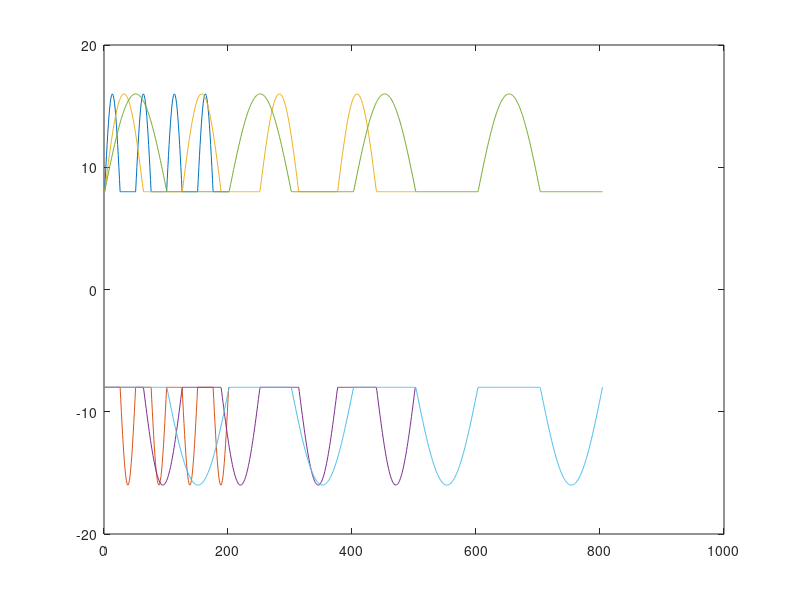

Write MATLAB code to recreate this figure. (Note: this script raises an error after producing the figure.)
% TODO:
% - include normalization of position based on where the COM is for that
% given run, make it a little sine wave disturbance or something and then
% adjust the locations of the ankles accordingly
% - might want to select several minima instead of a global one for real
% position data since if the global minima isn't repeated there will only
% be one c-cut extracted
% - right now, if the position data starts partway through (Eg. at the 
% start of data) an incomplete c-cut will be accepted as a full c-cut

% measure how far I can stretch my c cuts for small med and large values

clc; 
clear all;
num_ccuts = 8; % Must be an even number. Number per leg will be half this.
ccut_period = 8:12:32; % this vector is whatever ccut periods you want to plot
for i = 1:length(ccut_period)
    stance_spacing = 8; % dist between centerline and food in inches when standing normally
    ccut_amplitude = 8; % additional stance width at peak of ccut in inches
    ccut_freq = 1/ccut_period(i);
    % x = transpose(linspace(0, num_ccuts*pi, num_ccuts*50));
    x = linspace(0, num_ccuts*pi*ccut_period(i), num_ccuts*pi*ccut_period(i));
    right_foot_pos = ccut_amplitude * sin(ccut_freq * x) + stance_spacing;
    left_foot_pos = ccut_amplitude * sin(ccut_freq * x) - stance_spacing;
    right_foot_min = stance_spacing;
    left_foot_min = -1 * stance_spacing;
    
    for j = 1:length(right_foot_pos)
        if right_foot_pos(j) < right_foot_min
            right_foot_pos(j) = right_foot_min;
        end
    
        if left_foot_pos(j) > left_foot_min
            left_foot_pos(j) = left_foot_min;
        end
    end

%     figure(i);
    plot(right_foot_pos); hold on
    plot(left_foot_pos); hold on
end

% Preprocess position data
    % COM position normalization goes here
zero_cross = 0; c_start = 0; c_end = 0;
x_ccuts = cell(2, num_ccuts/2); y_ccuts = cell(2, num_ccuts/2); area_ccuts = cell(2, num_ccuts/2);
position = cell(2, num_ccuts/2); velocity = cell(2, num_ccuts/2); acceleration = cell(2, num_ccuts/2);
i_ccuts = 1;

right_min = 0.1;    % In practice, this is the max of either the minimum position
                    % w.r.t COM or the position of the COM
left_min = -0.1;    % In practice, this is the min of either the maximum position
                    % w.r.t COM or the position of the COM
left_loc_mod = left_loc;
right_loc_mod = right_loc;

% Left position
for i = 1:length(left_loc)
    % Flatten position
    if left_loc(i) > left_min
        left_loc_mod(i) = left_min;
    end
    
    if left_loc(i) < left_min  && c_start <= c_end
        c_start = i;
    elseif c_start > c_end && left_loc(i) > left_min;
        c_end = i;
        y_ccuts{1, i_ccuts} = left_loc_mod(c_start:c_end);
        x_ccuts{1, i_ccuts} = x(c_start:c_end);
        i_ccuts = i_ccuts + 1;
        c_start = c_end;
    end
end

c_start = 0; c_end = 0;
i_ccuts = 1;
% Right position
for i = 1:length(right_loc)
    % Flatten position
    if right_loc(i) < right_min
        right_loc_mod(i) = right_min;
    end
    
    if right_loc(i) > right_min  && c_start <= c_end
        c_start = i;
    elseif c_start > c_end && right_loc(i) < right_min;
        c_end = i;
        y_ccuts{2, i_ccuts} = right_loc_mod(c_start:c_end);
        x_ccuts{2, i_ccuts} = x(c_start:c_end);
        i_ccuts = i_ccuts + 1;
        c_start = c_end;
    end
end

% Position data
% figure (1)
% hold on
% plot(x, COM_loc)
% plot(x, right_loc_mod)
% plot(x, left_loc_mod)
% 
% % One c-cut with derivatives
% % f = fit(x_ccuts{2, 1}, y_ccuts{2, 1}, 'sin3');
% % [fx, fxx] = differentiate(f, x_ccuts{2, 1});
% % f_x = fit(x_ccuts{2, 1}, fx, 'sin3');
% % f_xx = fit(x_ccuts{2, 1}, fxx, 'sin3');
% % 
% % figure(2)
% % hold on
% % plot(f, 'r', x_ccuts{2, 1}, y_ccuts{2, 1})
% % plot(f_x, 'g', x_ccuts{2, 1}, y_ccuts{2, 1})
% % plot(f_xx, 'b', x_ccuts{2, 1}, y_ccuts{2, 1})
% % test = integrate(f_xx, x_ccuts{2, 1}, 0);
% % plot(x_ccuts{2, 1}, test, '-r')
% 
% f = fit(x_ccuts{1, 1}, y_ccuts{1, 1}, 'sin3');
% [fx, fxx] = differentiate(f, x_ccuts{1, 1});
% f_x = fit(x_ccuts{1, 1}, fx, 'sin3');
% f_xx = fit(x_ccuts{1, 1}, fxx, 'sin3');
% 
% figure(2)
% hold on
% plot(f, 'r', x_ccuts{1, 1}, y_ccuts{1, 1})
% plot(f_x, 'g', x_ccuts{1, 1}, y_ccuts{1, 1})
% plot(f_xx, 'b', x_ccuts{1, 1}, y_ccuts{1, 1})
% test = integrate(f_xx, x_ccuts{1, 1}, 0);
% plot(x_ccuts{1, 1}, test, '-r')


% All c-cut data segments
figure (3)
% hold on
for i = 1:size(y_ccuts)
    for j = 1:length(y_ccuts)
%         x_ccut = 1:length(y_ccuts{i, j});
        
        position{i, j} = fit(x_ccuts{i, j}, y_ccuts{i, j}, 'sin3');
        [v, a] = differentiate(position{i, j}, x_ccuts{i, j});
        velocity{i, j} = fit(x_ccuts{i, j}, v, 'sin3');
        acceleration{i, j} = fit(x_ccuts{i, j}, a, 'sin3');
        
%         nexttitle
        subplot(num_ccuts, 2, i*num_ccuts/2 + j);
        plot(x_ccuts{i, j}, y_ccuts{i, j})
%         plot(acceleration{i, j}, x_ccuts{i, j}, y_ccuts{i, j}) % Use to plot
%         position and acceleration curves

        area_ccuts{i, j} = sum(y_ccuts{i, j})/length(y_ccuts{i, j})*(x_ccuts{i, j}(length(x_ccuts{i, j}))-x_ccuts{i, j}(1));
    end
end

% for i = 1:length(x)
% %     x = bsxfun(@plus, x, 0.1); % add 0.1 to all x
% %     f = fit(x, y, 'sin3');
% %     plot(f, 'r', x, y);
% %     hold on
% %     plot(f_x, 'b', x, y);
% %     plot(f_xx, 'g', x, y);
% 
% %     plot(x, y)
% %     drawnow
% %     pause(0.001)
% end

% linear = transpose(linspace(1, 0, 100));
% y = sin(x).*linear;

if isempty(y_ccuts)
    disp('No c-cuts found');
end